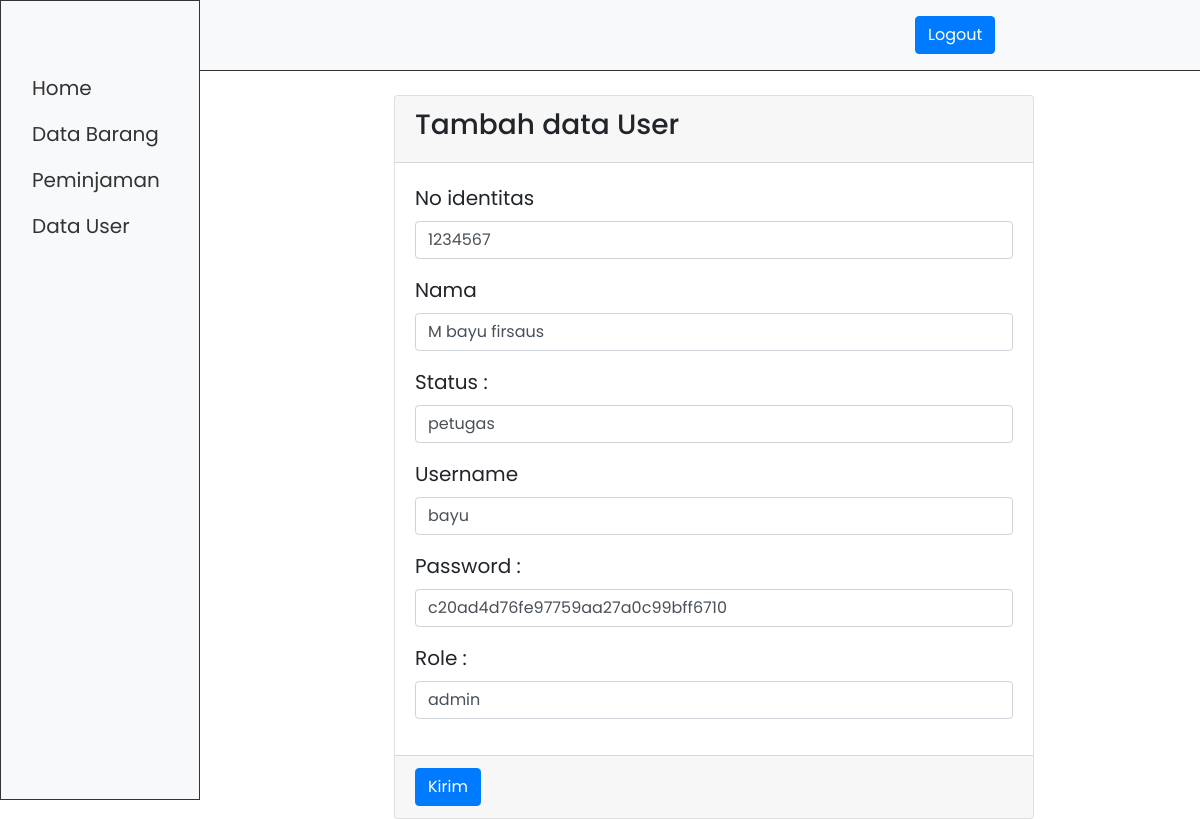
/edit_user.php?id=1 (signed in), run on the app's committed database.
### tables this page shows
CREATE TABLE `user` (
  `id` int(11) NOT NULL,
  `no_identitas` varchar(255) NOT NULL,
  `nama` varchar(255) NOT NULL,
  `status` varchar(255) NOT NULL,
  `username` varchar(255) NOT NULL,
  `password` varchar(255) NOT NULL,
  `role` varchar(255) NOT NULL
);

### database.php (called while the page is built, shortened)
<?php
$koneksi = mysqli_connect(DB_HOST, DB_USER, DB_PASS, DB_NAME) or die("Gagal terhubung dengan Database: " . mysqli_error($dbconnect));
function edit($tabel, $id)
{
    global $koneksi;
    $sql = mysqli_query($koneksi, "SELECT * FROM $tabel WHERE id = '$id'");
    return $sql;
}

### edit_user.php (the view, shortened to what this page needs)
<?php
include_once("database.php");
$data_edit = edit('user', $_GET['id']);
?>
<!doctype html>
<html lang="en">
<head>
    <link rel="stylesheet" href="https://cdn.jsdelivr.net/npm/bootstrap@4.6.2/dist/css/bootstrap.min.css">
</head>
<body>
    <header class="d-flex flex-wrap align-items-center justify-content-center justify-content-md-between py-3 mb-4">
        <a href="/" class="d-flex align-items-center col-md-3 mb-2 mb-md-0 text-dark text-decoration-none">
        </a>
        <div class="col-md-3 text-end">
            <a role="button" class="btn btn-primary" href="logout.php">Logout</a>
        </div>
    </header>
    <div class="container">
        <div class="row">
            <div class="col-lg-2 sidebar">
                <ul class="nav flex-column">
                    <li class="nav-item">
                        <a class="nav-link" href="home.php">Home</a>
                    </li>
                    <li class="nav-item">
                        <a class="nav-link" href="data_barang.php">Data Barang</a>
                    </li>
                    <li class="nav-item">
                        <a class="nav-link" href="peminjam.php">Peminjaman </a>
                    </li>
                    <li class="nav-item">
                        <a class="nav-link" href="data_user.php">Data User</a>
                    </li>
                </ul>
            </div>
            <div class="col-lg-12">
                <div class="card" style="width: 40rem;">
                    <div class="card-header">
                        <h3>
                            Tambah data User
                        </h3>
                    </div>
                    <div class="card-body">
                        <?php while ($datas = mysqli_fetch_assoc($data_edit)) : ?>
                            <form action="update_user.php" method="post">
                                <div class="form-group">
                                    <label for="noidentitas">No identitas</label>
                                    <input type="text" class="form-control" id="noidentitas" name="no_identitas" value="<?= $datas['no_identitas']; ?>">
                                </div>
                                <div class="form-group">
                                    <label for="nama">Nama</label>
                                    <input type="text" class="form-control" id="nama" name="nama" value="<?= $datas['nama']; ?>">
                                </div>
                                <div class="form-group">
                                    <label for="status">Status :</label>
                                    <input type="text" class="form-control" id="status" name="status" value="<?= $datas['status']; ?>">
                                </div>
                                <div class="form-group">
                                    <label for="username">Username</label>
                                    <input type="text" class="form-control" id="username" name="username" value="<?= $datas['username']; ?>">
                                </div>
                                <div class="form-group">
                                    <label for="password">Password :</label>
                                    <input type="text" class="form-control" id="password" name="password" value="<?= $datas['password']; ?>">
                                </div>
                                <div class="form-group">
                                    <label for="role">Role :</label>
                                    <input type="text" class="form-control" id="role" name="role" value="<?= $datas['role']; ?>">
                                </div>
                    </div>
                    <div class="card-footer">
                        <button type="submit" class="button btn btn-primary" name="submit">
                            Kirim
                        </button>
                    </div>
                <?php endwhile; ?>
                </div>
            </div>
        </div>
    </div>
</body>
</html>

### edit_user.php (style rules this page uses)
body { background-image: url("sou1.png"); font-family: "poppins", sans-serif; font-size: 20px; }
.card { margin-left: 349px; }
.sidebar { border: 1px solid #333; background-color: #f8f9fa; height: 100vh; position: fixed; top: 0; left: 0; padding-top: 4rem; }
.sidebar ul.nav { padding-left: 0; }
.sidebar .nav-link { padding: 0.5rem 1rem; color: #333; }
header { border-bottom: 1px solid #333; background-color: #f8f9fa; }

### data on the page
user: no_identitas "1234567", nama "M bayu firsaus", status "petugas", username "bayu", password "c20ad4d76fe97759aa27a0c99bff6710", role "admin"
